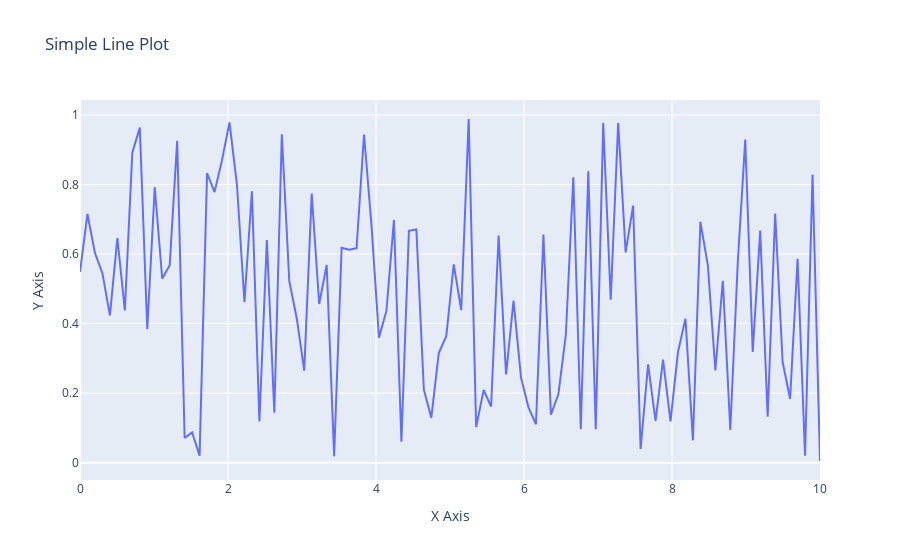

Notebook code cell kept with this figure:
### Code cell
## Q20.  Using Plotly, create a basic line plot of a randomly Generated dataset, label the axes, and set the title as 'Simple Line Plot'.
## SOLUTION --
import plotly.graph_objects as go
import numpy as np

# Generate random data
np.random.seed(0)  # For reproducibility
x = np.linspace(0, 10, 100)  # 100 points from 0 to 10
y = np.random.random(100)    # 100 random y-values

# Create a line plot
fig = go.Figure()

fig.add_trace(go.Scatter(x=x, y=y, mode='lines', name='Random Data'))

# Add labels and title
fig.update_layout(
    title='Simple Line Plot',
    xaxis_title='X Axis',
    yaxis_title='Y Axis'
)

# Show the plot
fig.show()
